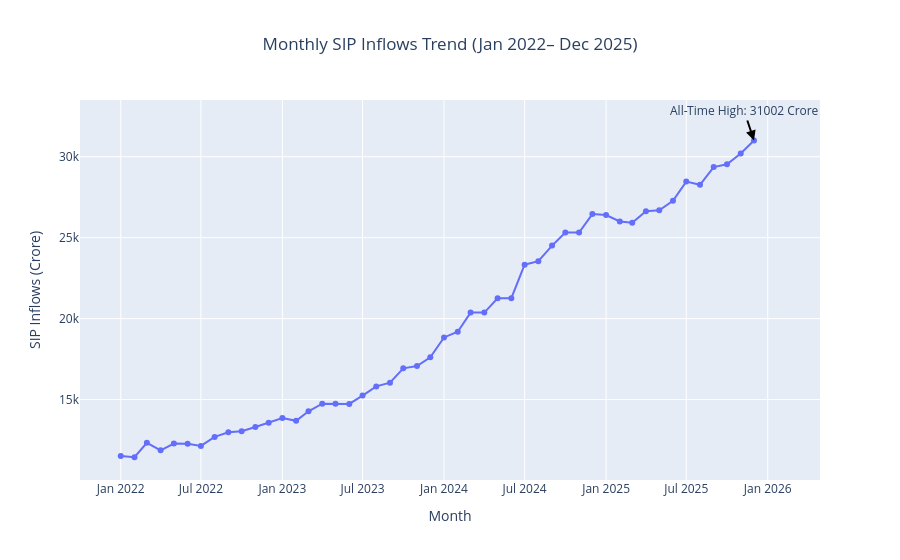

Notebook code cell kept with this figure:
### Code cell
#Creating a line chart for SIP inflows trend
figure = px.line(sip_data,
                 x='month',
                 y='sip_inflow_crore',
                 title="Monthly SIP Inflows Trend (Jan 2022– Dec 2025)",
                 labels={
                     "month": "Month",
                     "sip_inflow_crore": "SIP Inflows (Crore)"},
                 markers=True,
                 )

#Maximum SIP inflow 
max_row = sip_data.loc[
    sip_data["sip_inflow_crore"].idxmax()]
print(f"Maximum SIP Inflow: {max_row['sip_inflow_crore']} Crore in {max_row['month'].strftime('%B %Y')}")

#Annotating the maximum SIP inflow point on the chart
figure.add_annotation(
    x=max_row['month'].strftime('%Y-%m'),
    y=max_row['sip_inflow_crore'],
    text=f"All-Time High: {max_row['sip_inflow_crore']} Crore",
    showarrow=True,
    arrowhead=2,
    arrowsize=1,
    arrowwidth=2,
    arrowcolor="black",
)

figure.update_layout(
    title={
        'text': "Monthly SIP Inflows Trend (Jan 2022– Dec 2025)",
        'x':0.5,
        'xanchor': 'center'}
)

figure.show()
figure.write_image('../EDA_charts/SIP_Inflows_Trend.png')
print("SIP Inflows Trend Analysis completed successfully.")

### Figure 1 — Plotly figure (JSON) as saved in the notebook; plotly's stock layout.template omitted (floating-point values rounded to 4 significant figures)
{"data": [{"hovertemplate": "Month=%{x}<br>SIP Inflows (Crore)=%{y}<extra></extra>", "legendgroup": "", "line": {"color": "#636efa", "dash": "solid"}, "marker": {"symbol": "circle"}, "mode": "lines+markers", "name": "", "orientation": "v", "showlegend": false, "type": "scatter", "x": ["2022-01-01T00:00:00", "2022-02-01T00:00:00", "2022-03-01T00:00:00", "2022-04-01T00:00:00", "2022-05-01T00:00:00", "2022-06-01T00:00:00", "2022-07-01T00:00:00", "2022-08-01T00:00:00", "2022-09-01T00:00:00", "2022-10-01T00:00:00", "2022-11-01T00:00:00", "2022-12-01T00:00:00", "2023-01-01T00:00:00", "2023-02-01T00:00:00", "2023-03-01T00:00:00", "2023-04-01T00:00:00", "2023-05-01T00:00:00", "2023-06-01T00:00:00", "2023-07-01T00:00:00", "2023-08-01T00:00:00", "2023-09-01T00:00:00", "2023-10-01T00:00:00", "2023-11-01T00:00:00", "2023-12-01T00:00:00", "2024-01-01T00:00:00", "2024-02-01T00:00:00", "2024-03-01T00:00:00", "2024-04-01T00:00:00", "2024-05-01T00:00:00", "2024-06-01T00:00:00", "2024-07-01T00:00:00", "2024-08-01T00:00:00", "2024-09-01T00:00:00", "2024-10-01T00:00:00", "2024-11-01T00:00:00", "2024-12-01T00:00:00", "2025-01-01T00:00:00", "2025-02-01T00:00:00", "2025-03-01T00:00:00", "2025-04-01T00:00:00", "2025-05-01T00:00:00", "2025-06-01T00:00:00", "2025-07-01T00:00:00", "2025-08-01T00:00:00", "2025-09-01T00:00:00", "2025-10-01T00:00:00", "2025-11-01T00:00:00", "2025-12-01T00:00:00"], "xaxis": "x", "y": [11517, 11438, 12328, 11863, 12286, 12276, 12140, 12694, 12976, 13040, 13306, 13573, 13856, 13687, 14276, 14749, 14749, 14734, 15245, 15814, 16042, 16928, 17073, 17610, 18838, 19187, 20371, 20371, 21262, 21262, 23332, 23547, 24509, 25323, 25320, 26459, 26400, 25999, 25926, 26632, 26688, 27274, 28464, 28265, 29361, 29529, 30200, 31002], "yaxis": "y"}], "layout": {"annotations": [{"arrowcolor": "black", "arrowhead": 2, "arrowsize": 1, "arrowwidth": 2, "showarrow": true, "text": "All-Time High: 31002 Crore", "x": "2025-12", "y": 31002}], "legend": {"tracegroupgap": 0}, "title": {"text": "Monthly SIP Inflows Trend (Jan 2022– Dec 2025)", "x": 0.5, "xanchor": "center"}, "xaxis": {"anchor": "y", "domain": [0, 1], "title": {"text": "Month"}}, "yaxis": {"anchor": "x", "domain": [0, 1], "title": {"text": "SIP Inflows (Crore)"}}}}
